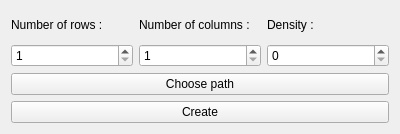
<?xml version="1.0" encoding="UTF-8"?>
<ui version="4.0">
 <class>QCrazyGenerator</class>
 <widget class="QWidget" name="QCrazyGenerator">
  <property name="geometry">
   <rect>
    <x>0</x>
    <y>0</y>
    <width>400</width>
    <height>134</height>
   </rect>
  </property>
  <property name="windowTitle">
   <string>CrazyGenerator</string>
  </property>
  <layout class="QGridLayout" name="gridLayout">
   <item row="1" column="2">
    <widget class="QSpinBox" name="density">
     <property name="maximum">
      <number>2147483647</number>
     </property>
    </widget>
   </item>
   <item row="0" column="1">
    <widget class="QLabel" name="label_2">
     <property name="text">
      <string>Number of columns :</string>
     </property>
    </widget>
   </item>
   <item row="1" column="0">
    <widget class="QSpinBox" name="rows">
     <property name="minimum">
      <number>1</number>
     </property>
     <property name="maximum">
      <number>2147483647</number>
     </property>
    </widget>
   </item>
   <item row="0" column="0">
    <widget class="QLabel" name="label">
     <property name="text">
      <string>Number of rows :</string>
     </property>
    </widget>
   </item>
   <item row="2" column="0" colspan="3">
    <widget class="QPushButton" name="path">
     <property name="text">
      <string>Choose path</string>
     </property>
    </widget>
   </item>
   <item row="0" column="2">
    <widget class="QLabel" name="label_3">
     <property name="text">
      <string>Density :</string>
     </property>
    </widget>
   </item>
   <item row="1" column="1">
    <widget class="QSpinBox" name="columns">
     <property name="minimum">
      <number>1</number>
     </property>
     <property name="maximum">
      <number>2147483647</number>
     </property>
    </widget>
   </item>
   <item row="3" column="0" colspan="3">
    <widget class="QPushButton" name="create">
     <property name="text">
      <string>Create</string>
     </property>
    </widget>
   </item>
  </layout>
 </widget>
 <layoutdefault spacing="6" margin="11"/>
 <resources/>
 <connections/>
</ui>
